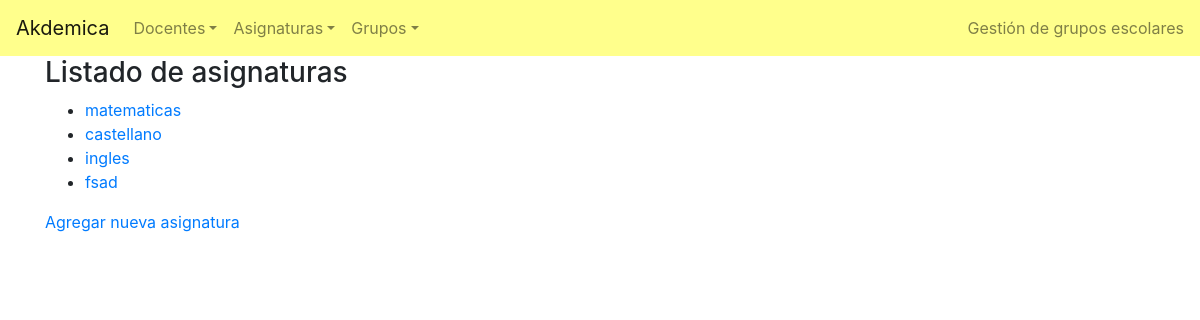
The app's page /asignatura/ with its own data.
### academico/models.py (models this page shows, shortened)
class Asignatura(models.Model):
    nombre = models.CharField(max_length=40)
    descripcion = models.TextField(max_length=150)
    def __str__(self):
        return self.nombre

### academico/views.py (the view)
# urls.py: path('asignatura/', AsignaturaListView.as_view(), name='asignatura_list'),
class AsignaturaListView(ListView):
    template_name = 'academico/asignatura_list.html'
    model = Asignatura

### academico/templates/academico/asignatura_list.html (shortened to what this page needs)
{% extends 'base.html' %}
{% block content %}
    <h3>Listado de asignaturas</h3>
    <ul>
        {% for asignatura in object_list %}
            <li><a href="{% url 'asignatura_detail' asignatura.pk %}">{{ asignatura }}</a></li>
        {% endfor %}
    </ul>
    <p><a href="{% url 'asignatura_new' %}">Agregar nueva asignatura</a></p>
{% endblock content %}

### records on screen
Asignatura: nombre "matematicas"
Asignatura: nombre "castellano"
Asignatura: nombre "ingles"
Asignatura: nombre "fsad"
